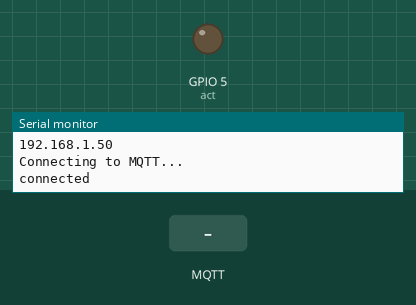
The program below on a simulated ESP8266 (NodeMCU). Shown: output pins drawn as LEDs (lit = HIGH), the last lines printed to the serial monitor. The test bench sets the inputs (shaded band). WiFi joins after 1.5 s; servers stay silent unless stated; no MQTT or app messages arrive unless stated.

Above: at 2.7 s.
2.8 s: MQTT message "1" arrives on the first subscribed topic
At 3.2 s:
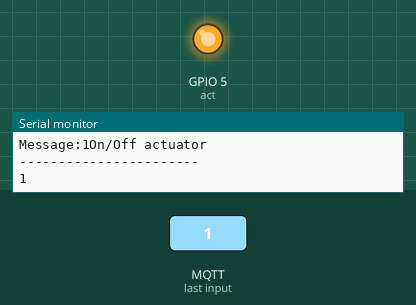
4.3 s: MQTT message "0" arrives on the first subscribed topic
At 5.5 s:
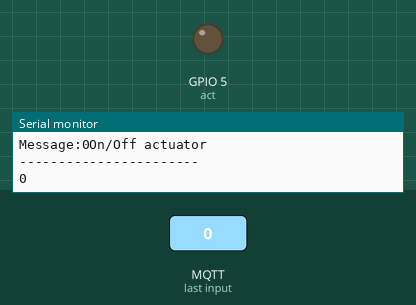
Timing chart, 0 to 7.3 s (numbered marks = the images above; inputs shaded):
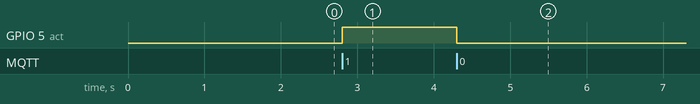

The program:

main.cpp
```cpp
#include <Arduino.h>
#include <PubSubClient.h>
#include <ESP8266WiFi.h>
#include <ESP8266HTTPClient.h>
#include <sstream>

const char* ssid = "****";
const char* password =  "*****";
const char* mqttServer = "****";
const int mqttPort = 18820;
const char* mqttUser = "*****";
const char* mqttPassword = "*******";
const char* mqttdoor = "triggeropendoor";
const char* mqttstatus = "doorstatus";    //Topic donde se publica el estado del actuador

const int act=5;

WiFiClient espClient;
PubSubClient client(espClient);

/* Configuración para conectar a la red WiFi
 Imprime la dirección IP cuando se logra la conexión. */
void setup_Wifi (){
  delay(10);

  Serial.println();
  Serial.print(F("Connecting to ")) ;
  Serial.println(ssid);

  WiFi.begin(ssid, password);

  while (WiFi.status() != WL_CONNECTED) {
    delay(500);
    Serial.print(F("."));    // Mientras no haya conexión se imprime '.' cada 500ms.
  }

  Serial.println("");
  Serial.println("WiFi connected");
  Serial.println("IP address: ");
  Serial.println(WiFi.localIP());
}


/*  Función para accionar un acturador. Si "action" es igual a 1 el actuador se enciende,
    se es igual a 0 el actuador se apaga y se publica el estado en el topic "doorstatus"*/
void Actuador(int action){
  Serial.println("On/Off actuator");
  if (action == 1)
  {
    digitalWrite(act,HIGH);
    client.publish(mqttstatus,"On");
  }
  else if (action == 0){
    digitalWrite(act,LOW);
    client.publish(mqttstatus,"Off");
  }
}

/* Función donde se procesa el mensaje que llega a un topic MQTT. El mensaje queda almacenado en forma de byte*
   en la variable 'payload' de la función.*/
void callback(char* topic, byte* payload, unsigned int length) {

  String message;
  int action;

  Serial.print("Message arrived in topic: ");
  Serial.println(topic);
  Serial.print("Message:");
  for (int i = 0; i < length; i++) {
    Serial.print((char)payload[i]);
    message += (char)payload[i];    // Se convierte el mensaje en String
  }

  action = (int)message[0] - 48;

  Actuador(action);

  Serial.println();
  Serial.println("-----------------------");
  Serial.println(action);
}


void setup(){

  pinMode(act,OUTPUT);    // Pin del actuador como salida

  Serial.begin(115200);   // Iniciar comunicación serial

  setup_Wifi();           // Iniciar conexión a red WiFi

  client.setServer(mqttServer, mqttPort); // Iniciar conexión al Broker MQTT

  // Validación MQTT
  while (!client.connected()) {
    Serial.println("Connecting to MQTT...");

    if (client.connect("ESP8266Client", mqttUser, mqttPassword )) {  // "ESP8266Cliente": ID con el que se reconoce en el servidor MQTT
      Serial.println("connected");
    }
    else {
      Serial.print("failed with state ");
      Serial.print(client.state());
      delay(2000);

    }
  }

  client.subscribe(mqttdoor);    // Subcripción al topic donde se publica la acción para el actuador.

  client.setCallback(callback); // Iniciar escucha de los topics suscritos.

}

void loop() {
  //MQTT client loop
  client.loop();
}
```

Measured:
- after the input at 2.8 s, GPIO 5 (act): LOW → HIGH at once
- after the input at 4.3 s, GPIO 5 (act): HIGH → LOW at once
